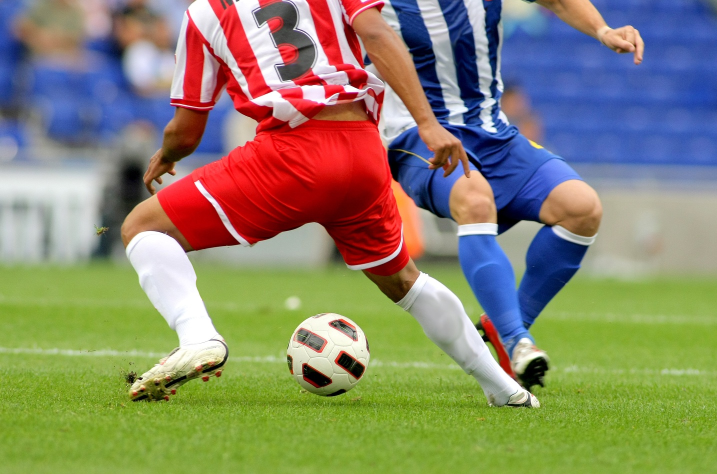
#> input picture soccer.jpg, 1434 x 948 px (shown at 1/2 size)
$ python ch03_05.py
#> lines starting #> are read from the running program, lines starting #| are printed output that depends on the picture; after the words box and inside, x2 and y2 are one past the last pixel; in counts of white or black regions, pixels touching at a corner belong together
#!/usr/bin/env python3
# -*- coding: utf-8 -*-
"""
Created on Fri Oct 11 22:07:56 2024

@author: imtaeyeon
"""
# 영역연산의 종류들 각 커널별로 하는 역활이 다르다.
# 컨볼류션 적용하는 예시
# 가우시안 스무딩과 엠보싱 해보기
# 여기서는 값이 넘어가는 오버플로우와 언더플로우를 고려해야한다.
# 그걸 Clip함수로 처리가 가능하다는 점이다.
# 참고로 uint8은 [0, 255] 범위이다.
#여기서 중요한 함수는 filter2D는 영역을 벗어나는걸 막지 못한다 우리가 직접 맞춰서 해줘야ㅕ한다.

import cv2 as cv
import numpy as np

# 이미지 읽기 및 크기 조정
img = cv.imread('soccer.jpg')
#> img is the input picture: shape (948, 1434, 3); mean B, G, R 107.2, 133.3, 136.9
img = cv.resize(img, dsize=(0, 0), fx=0.4, fy=0.4)
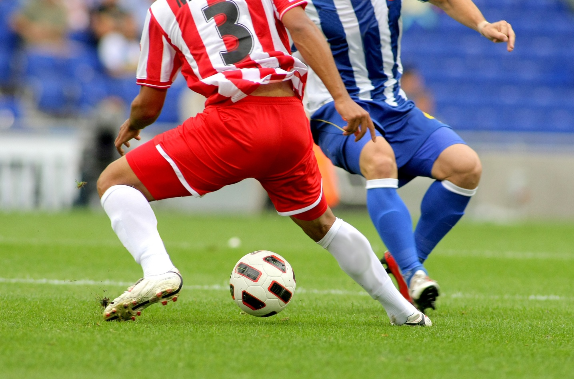
#> img: shape (379, 574, 3); mean B, G, R 107.2, 133.2, 136.8

# 이미지 그레이스케일로 변환
gray = cv.cvtColor(img, cv.COLOR_BGR2GRAY)
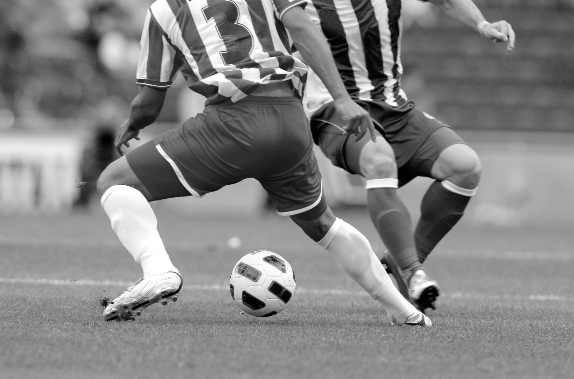
#> gray: shape (379, 574); min 0, max 255, mean 131.3

# 텍스트 추가
cv.putText(gray, 'soccer', (10, 20), cv.FONT_HERSHEY_SIMPLEX, 0.7, (255, 255, 255), 2)
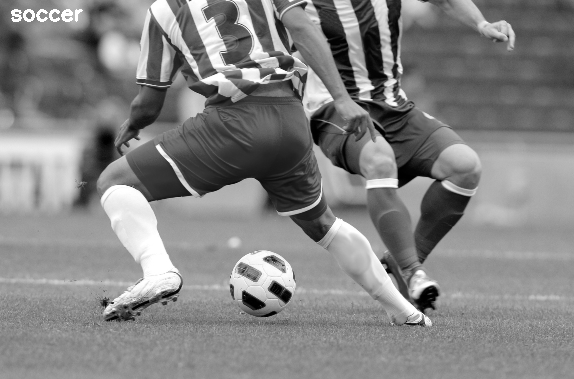
#> gray: shape (379, 574); 0.23% of pixels changed, all inside (x1, y1, x2, y2) = (11, 9, 83, 22)
cv.imshow("Original", gray)

# 블러링 (GaussianBlur)
smooth = np.hstack((cv.GaussianBlur(gray, (5, 5), 0.0),
                    cv.GaussianBlur(gray, (9, 9), 0.0),
                    cv.GaussianBlur(gray, (15, 15), 0.0))) #이렇게 하면 커널이 커지면 더욱 흐려진다.
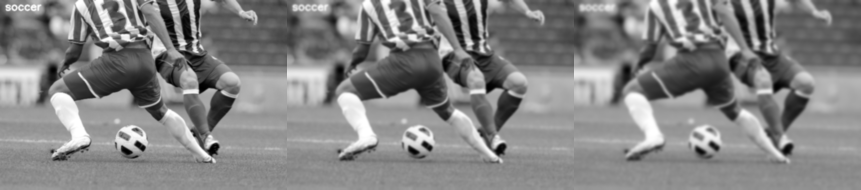
#> smooth: shape (379, 1722) (shown at 1/2 size); min 0, max 255, mean 131.6
cv.imshow('Smooth', smooth)

# 엠보싱 필터 적용
femboss = np.array([[-1.0, 0.0, 0.0],
                    [0.0, 0.0, 0.0],
                    [0.0, 0.0, -1.0]])

gray16 = np.int16(gray)
emboss = np.uint8(np.clip(cv.filter2D(gray16, -1, femboss) + 128, 0, 255))  #여기서는 clip을 사용해서 이제 오버, 언더플로우를 막아주는것 255까지가 아니라 128씩 더해주고 빼줘서
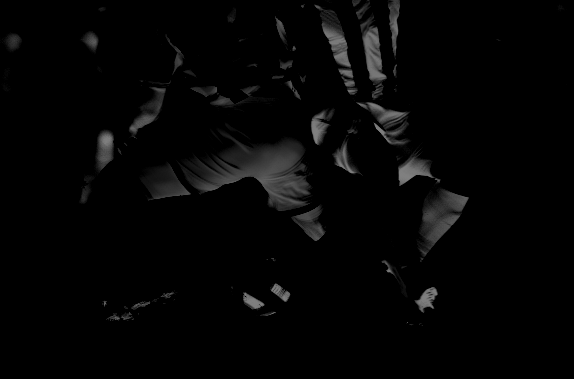
#> emboss: shape (379, 574); min 0, max 128, mean 4.9
#0에서 255까지 ㄱ짜르겠다 넘어가는건 이제 그냥 0이나 255가까운데로 그냥 넘긴다.
#> (the run stopped early here; a loop or call above may not have finished)

$ run again, with apples.jpg copied over soccer.jpg
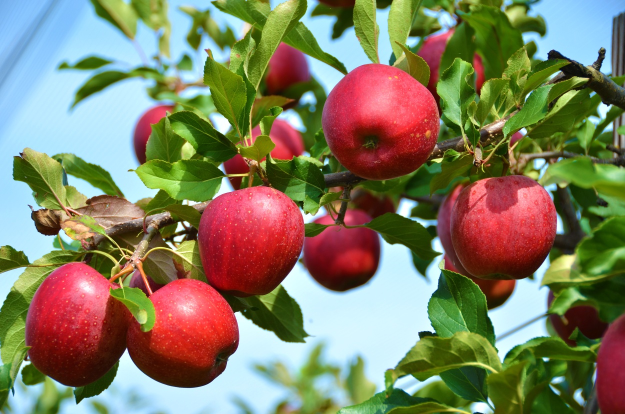
#> input picture apples.jpg, 1250 x 828 px (shown at 1/2 size)
#> img is the input picture: shape (828, 1250, 3); mean B, G, R 98.5, 125.8, 129.6
#> img: shape (331, 500, 3)
#> `cv.putText(gray, 'soccer', (10, 20), cv.FONT_HERSHEY_SIMPLEX, 0.7, (25..`:
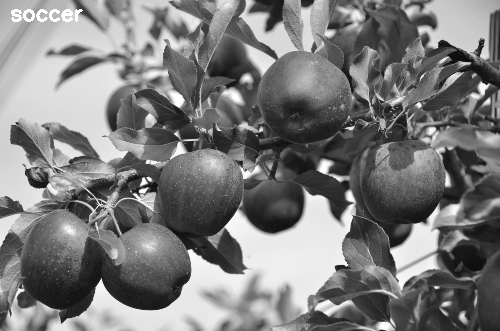
#> gray: shape (331, 500); min 10, max 255, mean 124
#> `emboss = np.uint8(np.clip(cv.filter2D(gray16, -1, femboss) + 128, 0, 2..`:
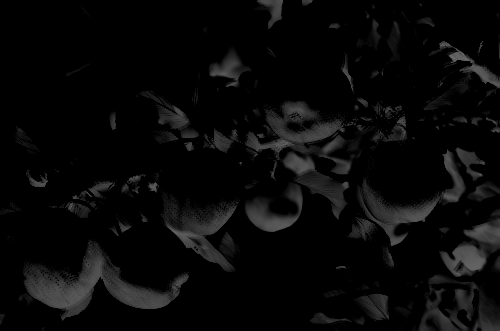
#> emboss: shape (331, 500); min 0, max 107, mean 8.7

$ run again, with busy_street.jpg copied over soccer.jpg
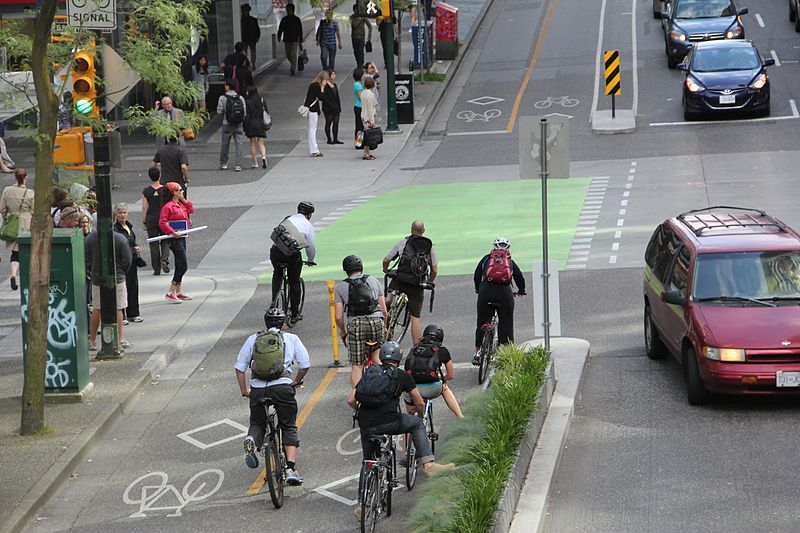
#> input picture busy_street.jpg, 800 x 533 px
#> img is the input picture: shape (533, 800, 3); mean B, G, R 115.4, 119.8, 118.7
#> img: shape (213, 320, 3)
#> `cv.putText(gray, 'soccer', (10, 20), cv.FONT_HERSHEY_SIMPLEX, 0.7, (25..`:
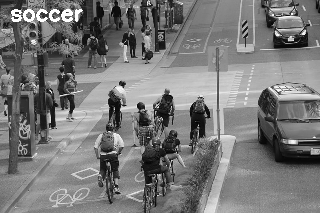
#> gray: shape (213, 320); min 3, max 255, mean 120.1
#> `emboss = np.uint8(np.clip(cv.filter2D(gray16, -1, femboss) + 128, 0, 2..`:
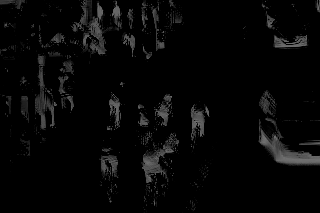
#> emboss: shape (213, 320); min 0, max 118, mean 6.7

$ run again, with girl_laughing.jpg copied over soccer.jpg
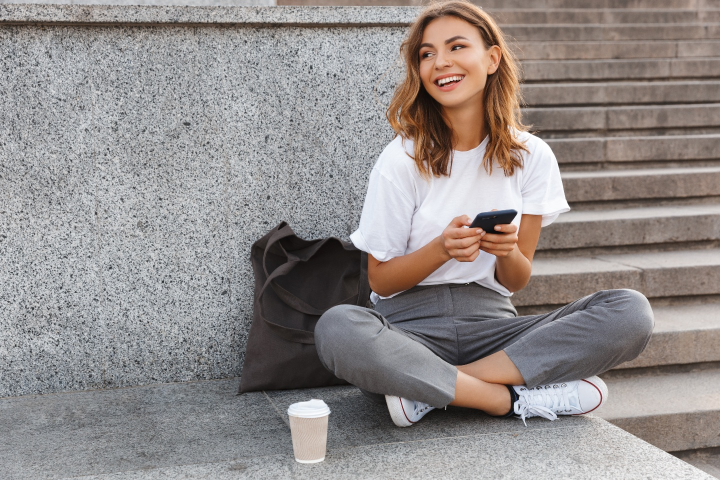
#> input picture girl_laughing.jpg, 1440 x 960 px (shown at 1/2 size)
#> img is the input picture: shape (960, 1440, 3); mean B, G, R 139.3, 140.7, 146.8
#> img: shape (384, 576, 3)
#> `smooth = np.hstack((cv.GaussianBlur(gray, (5, 5), 0.0), cv.GaussianBlu..`:
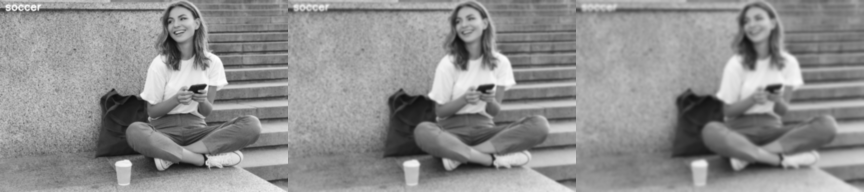
#> smooth: shape (384, 1728) (shown at 1/2 size); min 13, max 253, mean 142.6
#> `emboss = np.uint8(np.clip(cv.filter2D(gray16, -1, femboss) + 128, 0, 2..`:
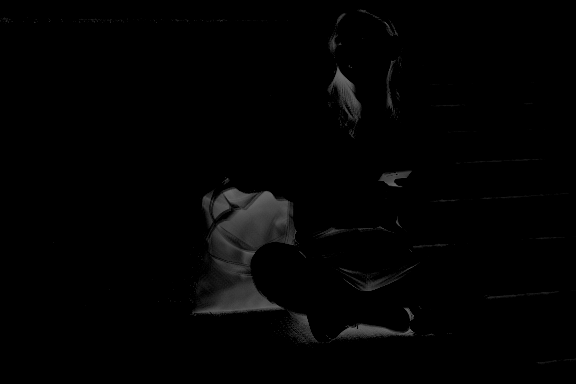
#> emboss: shape (384, 576); min 0, max 105, mean 2.8
